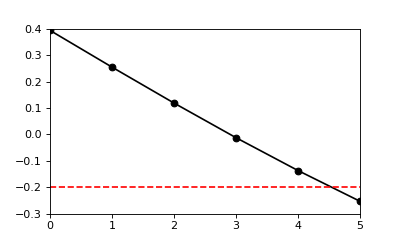

This figure's Python source:
from matplotlib import pyplot
import rft1d
np.random.seed(3)
y = rft1d.randn1d(1, 101, 20.0, pad=True)
pyplot.figure(figsize=(5,3))
pyplot.plot(y, 'ko-')
pyplot.plot([0,100], [-0.2]*2, 'r--')
pyplot.xlim(0, 5)
pyplot.ylim(-0.3, 0.4)
